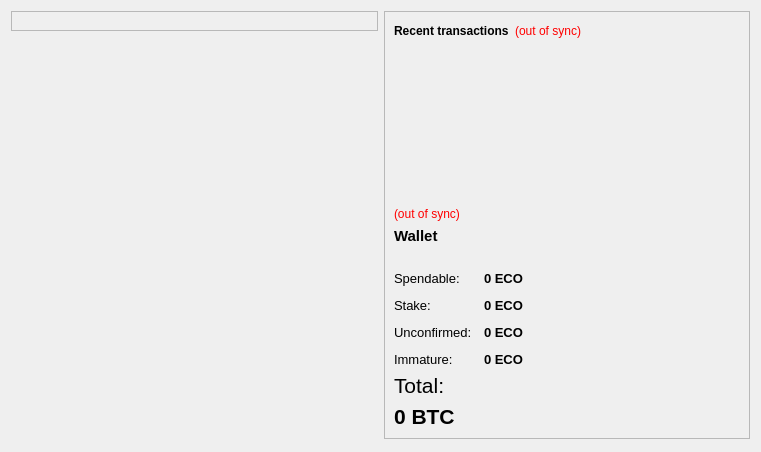
<?xml version="1.0" encoding="UTF-8"?>
<ui version="4.0">
 <class>OverviewPage</class>
 <widget class="QWidget" name="OverviewPage">
  <property name="geometry">
   <rect>
    <x>0</x>
    <y>0</y>
    <width>761</width>
    <height>452</height>
   </rect>
  </property>
  <property name="windowTitle">
   <string>Form</string>
  </property>
  <layout class="QHBoxLayout" name="horizontalLayout" stretch="1,1">
   <item>
    <layout class="QVBoxLayout" name="verticalLayout_2">
     <item>
      <widget class="QFrame" name="frame">
       <property name="frameShape">
        <enum>QFrame::StyledPanel</enum>
       </property>
       <property name="frameShadow">
        <enum>QFrame::Raised</enum>
       </property>
       <layout class="QVBoxLayout" name="verticalLayout_4">
        <item>
         <layout class="QHBoxLayout" name="horizontalLayout_4"/>
        </item>
       </layout>
      </widget>
     </item>
     <item>
      <spacer name="verticalSpacer">
       <property name="orientation">
        <enum>Qt::Vertical</enum>
       </property>
       <property name="sizeHint" stdset="0">
        <size>
         <width>20</width>
         <height>40</height>
        </size>
       </property>
      </spacer>
     </item>
    </layout>
   </item>
   <item>
    <layout class="QVBoxLayout" name="verticalLayout_3">
     <item>
      <widget class="QFrame" name="frame_2">
       <property name="frameShape">
        <enum>QFrame::StyledPanel</enum>
       </property>
       <property name="frameShadow">
        <enum>QFrame::Raised</enum>
       </property>
       <layout class="QVBoxLayout" name="verticalLayout">
        <item>
         <layout class="QHBoxLayout" name="horizontalLayout_2">
          <item>
           <widget class="QLabel" name="label_4">
            <property name="text">
             <string>&lt;b&gt;Recent transactions&lt;/b&gt;</string>
            </property>
           </widget>
          </item>
          <item>
           <widget class="QLabel" name="labelTransactionsStatus">
            <property name="toolTip">
             <string>The displayed information may be out of date. Your wallet automatically synchronizes with the ecocoin network after a connection is established, but this process has not completed yet.</string>
            </property>
            <property name="styleSheet">
             <string notr="true">QLabel { color: red; }</string>
            </property>
            <property name="text">
             <string notr="true">(out of sync)</string>
            </property>
            <property name="alignment">
             <set>Qt::AlignRight|Qt::AlignTrailing|Qt::AlignVCenter</set>
            </property>
           </widget>
          </item>
          <item>
           <spacer name="horizontalSpacer">
            <property name="orientation">
             <enum>Qt::Horizontal</enum>
            </property>
            <property name="sizeHint" stdset="0">
             <size>
              <width>40</width>
              <height>20</height>
             </size>
            </property>
           </spacer>
          </item>
         </layout>
        </item>
        <item>
         <widget class="QListView" name="listTransactions">
          <property name="styleSheet">
           <string notr="true">QListView { background: transparent; }</string>
          </property>
          <property name="frameShape">
           <enum>QFrame::NoFrame</enum>
          </property>
          <property name="verticalScrollBarPolicy">
           <enum>Qt::ScrollBarAlwaysOff</enum>
          </property>
          <property name="horizontalScrollBarPolicy">
           <enum>Qt::ScrollBarAlwaysOff</enum>
          </property>
          <property name="selectionMode">
           <enum>QAbstractItemView::NoSelection</enum>
          </property>
         </widget>
        </item>
        <item>
         <widget class="QLabel" name="labelWalletStatus">
          <property name="toolTip">
           <string>The displayed information may be out of date. Your wallet automatically synchronizes with the ecocoin network after a connection is established, but this process has not completed yet.</string>
          </property>
          <property name="styleSheet">
           <string notr="true">QLabel { color: red; }</string>
          </property>
          <property name="text">
           <string notr="true">(out of sync)</string>
          </property>
          <property name="alignment">
           <set>Qt::AlignLeading|Qt::AlignLeft|Qt::AlignVCenter</set>
          </property>
         </widget>
        </item>
        <item>
         <widget class="QLabel" name="label_5">
          <property name="font">
           <font>
            <pointsize>11</pointsize>
            <weight>75</weight>
            <bold>true</bold>
           </font>
          </property>
          <property name="text">
           <string>Wallet</string>
          </property>
         </widget>
        </item>
        <item>
         <spacer name="horizontalSpacer_2">
          <property name="orientation">
           <enum>Qt::Horizontal</enum>
          </property>
          <property name="sizeHint" stdset="0">
           <size>
            <width>40</width>
            <height>20</height>
           </size>
          </property>
         </spacer>
        </item>
        <item>
         <layout class="QFormLayout" name="formLayout_2">
          <property name="fieldGrowthPolicy">
           <enum>QFormLayout::AllNonFixedFieldsGrow</enum>
          </property>
          <property name="horizontalSpacing">
           <number>12</number>
          </property>
          <property name="verticalSpacing">
           <number>12</number>
          </property>
          <item row="0" column="0">
           <widget class="QLabel" name="label">
            <property name="font">
             <font>
              <pointsize>10</pointsize>
             </font>
            </property>
            <property name="text">
             <string>Spendable:</string>
            </property>
           </widget>
          </item>
          <item row="0" column="1">
           <widget class="QLabel" name="labelBalance">
            <property name="font">
             <font>
              <pointsize>10</pointsize>
              <weight>75</weight>
              <bold>true</bold>
             </font>
            </property>
            <property name="cursor">
             <cursorShape>IBeamCursor</cursorShape>
            </property>
            <property name="toolTip">
             <string>Your current spendable balance</string>
            </property>
            <property name="text">
             <string notr="true">0 ECO</string>
            </property>
            <property name="textInteractionFlags">
             <set>Qt::LinksAccessibleByMouse|Qt::TextSelectableByKeyboard|Qt::TextSelectableByMouse</set>
            </property>
           </widget>
          </item>
          <item row="1" column="0">
           <widget class="QLabel" name="label_6">
            <property name="font">
             <font>
              <pointsize>10</pointsize>
             </font>
            </property>
            <property name="text">
             <string>Stake:</string>
            </property>
           </widget>
          </item>
          <item row="1" column="1">
           <widget class="QLabel" name="labelStake">
            <property name="font">
             <font>
              <pointsize>10</pointsize>
              <weight>75</weight>
              <bold>true</bold>
             </font>
            </property>
            <property name="cursor">
             <cursorShape>IBeamCursor</cursorShape>
            </property>
            <property name="toolTip">
             <string>Total of coins that was staked, and do not yet count toward the current balance</string>
            </property>
            <property name="text">
             <string notr="true">0 ECO</string>
            </property>
            <property name="textInteractionFlags">
             <set>Qt::LinksAccessibleByMouse|Qt::TextSelectableByKeyboard|Qt::TextSelectableByMouse</set>
            </property>
           </widget>
          </item>
          <item row="2" column="0">
           <widget class="QLabel" name="label_3">
            <property name="font">
             <font>
              <pointsize>10</pointsize>
             </font>
            </property>
            <property name="text">
             <string>Unconfirmed:</string>
            </property>
           </widget>
          </item>
          <item row="2" column="1">
           <widget class="QLabel" name="labelUnconfirmed">
            <property name="font">
             <font>
              <pointsize>10</pointsize>
              <weight>75</weight>
              <bold>true</bold>
             </font>
            </property>
            <property name="cursor">
             <cursorShape>IBeamCursor</cursorShape>
            </property>
            <property name="toolTip">
             <string>Total of transactions that have yet to be confirmed, and do not yet count toward the current balance</string>
            </property>
            <property name="text">
             <string notr="true">0 ECO</string>
            </property>
            <property name="textInteractionFlags">
             <set>Qt::LinksAccessibleByMouse|Qt::TextSelectableByKeyboard|Qt::TextSelectableByMouse</set>
            </property>
           </widget>
          </item>
          <item row="3" column="0">
           <widget class="QLabel" name="labelImmatureText">
            <property name="font">
             <font>
              <pointsize>10</pointsize>
             </font>
            </property>
            <property name="text">
             <string>Immature:</string>
            </property>
           </widget>
          </item>
          <item row="3" column="1">
           <widget class="QLabel" name="labelImmature">
            <property name="font">
             <font>
              <pointsize>10</pointsize>
              <weight>75</weight>
              <bold>true</bold>
             </font>
            </property>
            <property name="toolTip">
             <string>Mined balance that has not yet matured</string>
            </property>
            <property name="text">
             <string notr="true">0 ECO</string>
            </property>
            <property name="textInteractionFlags">
             <set>Qt::LinksAccessibleByMouse|Qt::TextSelectableByKeyboard|Qt::TextSelectableByMouse</set>
            </property>
           </widget>
          </item>
         </layout>
        </item>
        <item>
         <widget class="QLabel" name="labelTotalText">
          <property name="font">
           <font>
            <family>Arial</family>
            <pointsize>16</pointsize>
           </font>
          </property>
          <property name="text">
           <string>Total:</string>
          </property>
         </widget>
        </item>
        <item>
         <widget class="QLabel" name="labelTotal">
          <property name="font">
           <font>
            <family>Arial</family>
            <pointsize>16</pointsize>
            <weight>75</weight>
            <bold>true</bold>
           </font>
          </property>
          <property name="cursor">
           <cursorShape>IBeamCursor</cursorShape>
          </property>
          <property name="toolTip">
           <string>Your current total balance</string>
          </property>
          <property name="text">
           <string notr="true">0 BTC</string>
          </property>
          <property name="textInteractionFlags">
           <set>Qt::LinksAccessibleByMouse|Qt::TextSelectableByKeyboard|Qt::TextSelectableByMouse</set>
          </property>
         </widget>
        </item>
       </layout>
      </widget>
     </item>
     <item>
      <spacer name="verticalSpacer_2">
       <property name="orientation">
        <enum>Qt::Vertical</enum>
       </property>
       <property name="sizeHint" stdset="0">
        <size>
         <width>20</width>
         <height>40</height>
        </size>
       </property>
      </spacer>
     </item>
    </layout>
   </item>
  </layout>
 </widget>
 <resources/>
 <connections/>
</ui>
